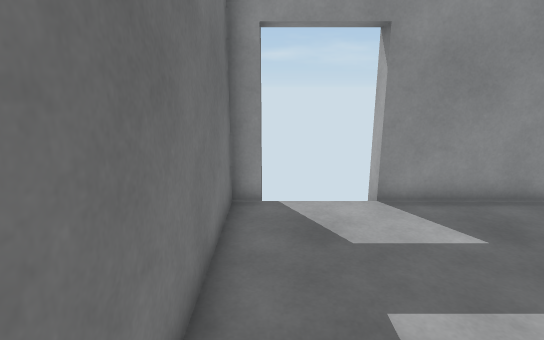
View 1 (above)

12 first-person views from a walk through a Unity game level. The camera is 1.5 m above the floor, tilts 14° down and sees 80° across. The floor is counted in squares, 0.5 m on a side. Each view is taken from the middle of a square. On the plan, view 1 faces up. The plan holds only what a view shows up to about 20 squares ahead; the rest is blank. The player character is not drawn.

View 2
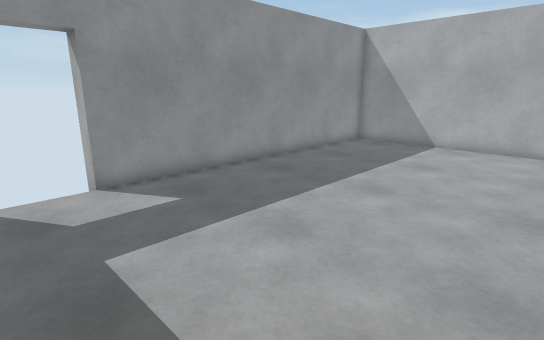

View 3
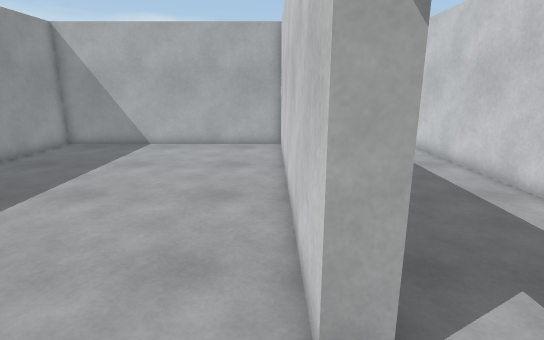

View 4
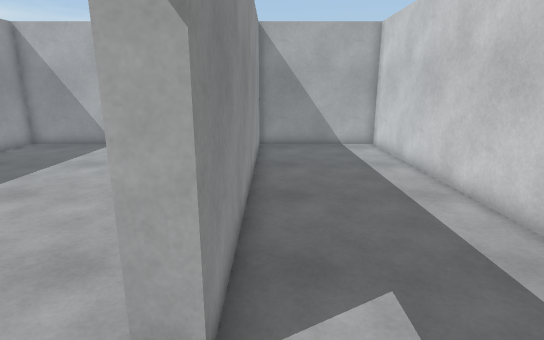

View 5
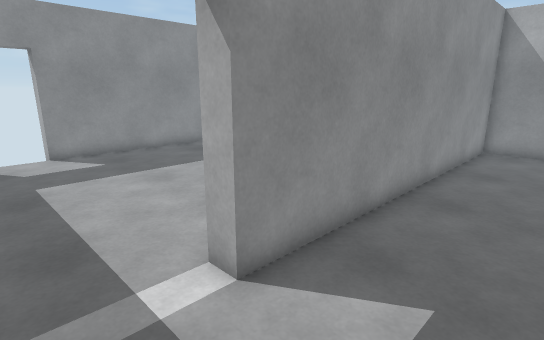

View 6
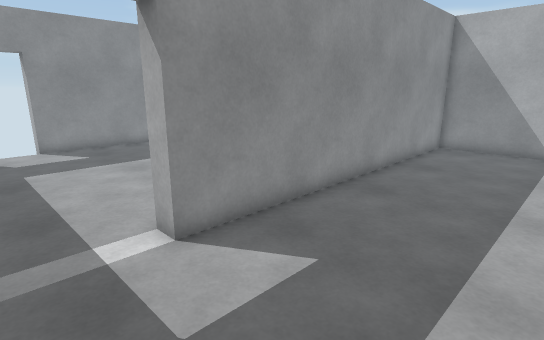

View 7
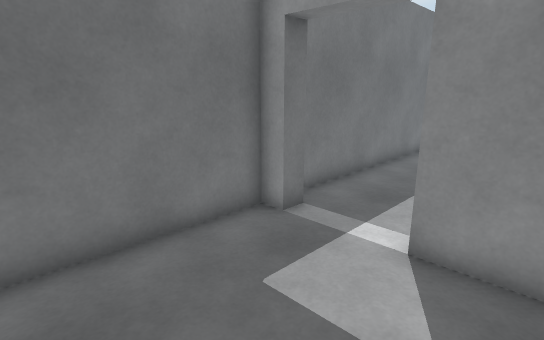

View 8
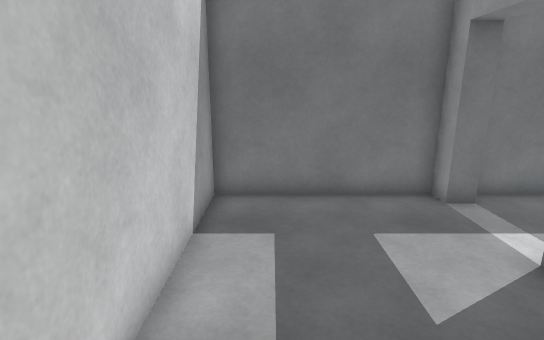

View 9
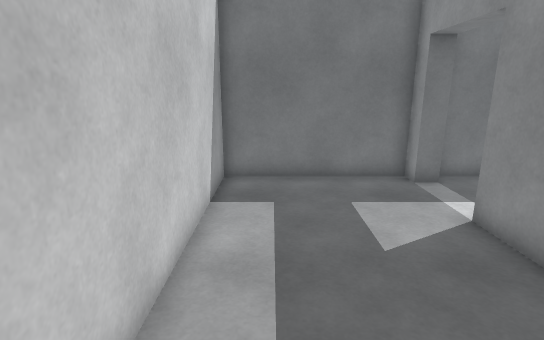

View 10
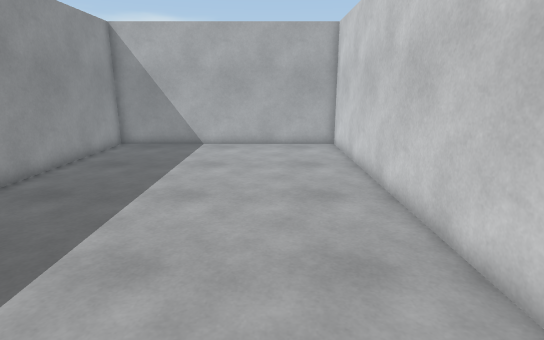

View 11
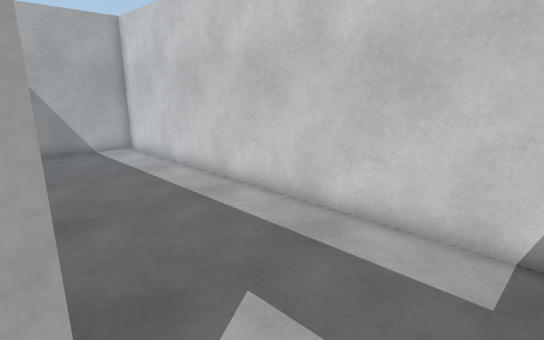

View 12
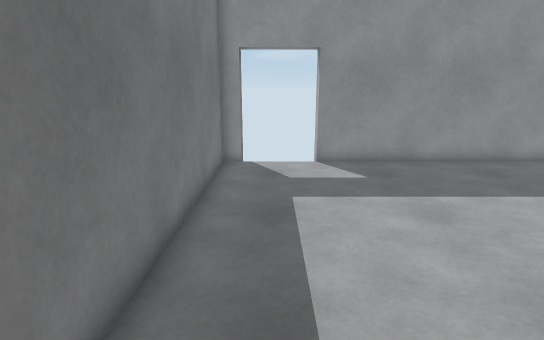

### Floor plan
Points are (right, up) in squares from view 1. A wall is a line through its corners. A room is listed if a view was taken in it or the views show most of it. See-through windows are left out.
Room 1 (views 1, 2, 10)
walls: (2.9, -3.5) (18.1, -3.5) (18.1, 8.5) (2.9, 8.5) (2.9, 9.4); (-0.3, 9.4) (-0.3, 8.5) (-1.1, 8.5) (-1.1, -3.1)
ways out: opening at (1, -3.5) to room 2
Room 2 (views 3, 4, 5, 6, 7, 8, 9, 11, 12)
walls: (-0.3, -3.4) (-0.3, -4.3) (-1.1, -4.3) (-1.1, -10.7) (18.1, -10.7) (18.1, -4.3) (2.9, -4.3) (2.9, -3.5)
ways out: opening at (1, -3.5) to room 1

Where each view was taken, in squares from view 1:
view 1: 0 up, 0 right, facing up
view 2: 2 down, 0 right, facing up-right
view 3: 3 down, 0 right, facing right
view 4: 5 down, 0 right, facing right
view 5: 8 down, 0 right, facing up-right
view 6: 10 down, 0 right, facing up-right
view 7: 10 down, 5 right, facing up-left
view 8: 9 down, 8 right, facing left
view 9: 9 down, 10 right, facing left
view 10: 0 up, 0 right, facing right
view 11: 4 down, 1 right, facing down-right
view 12: 5 down, 1 right, facing up
